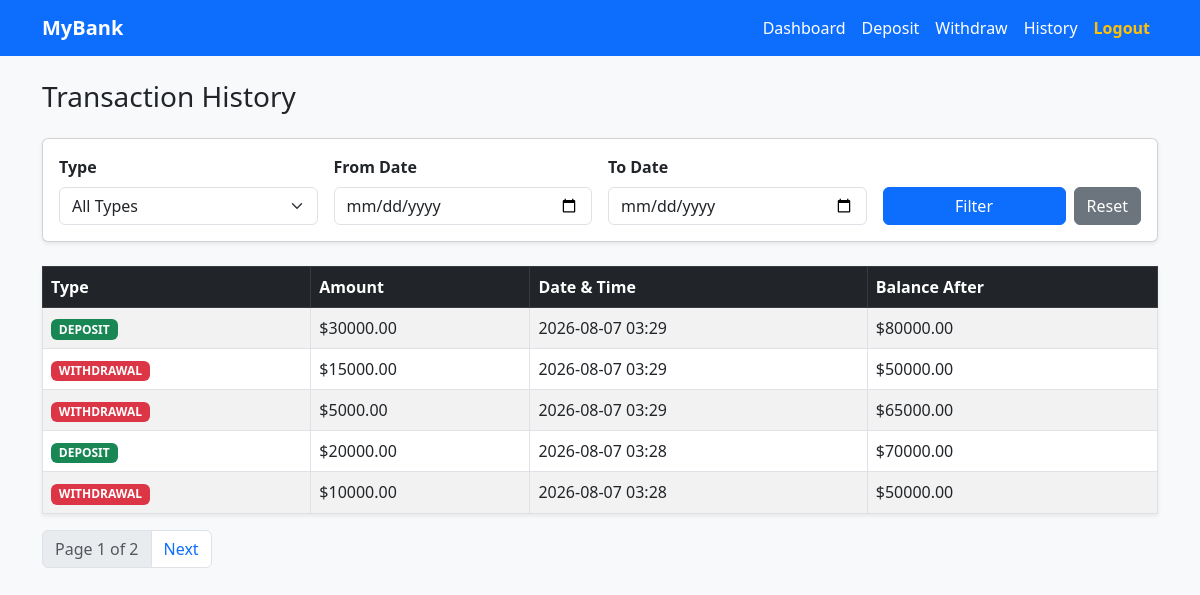
Screenshot of /transactions/ (signed in) with the database file from the repository.
### accounts/models.py (models this page shows, shortened)
class Transaction(models.Model):
    TRANSACTION_TYPES = (
        ('DEPOSIT', 'Deposit'),
        ('WITHDRAWAL', 'Withdrawal'),
    )
    account = models.ForeignKey(BankAccount, on_delete=models.CASCADE, related_name='transactions')
    transaction_type = models.CharField(max_length=10, choices=TRANSACTION_TYPES)
    amount = models.DecimalField(max_digits=12, decimal_places=2)
    timestamp = models.DateTimeField(auto_now_add=True)
    balance_after_transaction = models.DecimalField(max_digits=12, decimal_places=2)
    class Meta:
        ordering = ['-timestamp'] # Newest first

### accounts/views.py (the view)
# urls.py: path('transactions/', views.transaction_history_view, name='transactions'),
@login_required
def transaction_history_view(request):
    account = request.user.account
    transactions = account.transactions.all()
    tx_type = request.GET.get('type', '').strip()
    start_date = request.GET.get('start_date', '').strip()
    end_date = request.GET.get('end_date', '').strip()
    if tx_type:
        transactions = transactions.filter(transaction_type=tx_type)
    if start_date and end_date:
        transactions = transactions.filter(timestamp__date__range=[start_date, end_date])
    elif start_date:
        transactions = transactions.filter(timestamp__date=start_date)
    elif end_date:
        transactions = transactions.filter(timestamp__date=end_date)
    paginator = Paginator(transactions, 5)
    page_obj = paginator.get_page(request.GET.get('page'))
    return render(request, 'accounts/transactions.html', {
        'page_obj': page_obj,
        'selected_type': tx_type,
        'start_date': start_date,
        'end_date': end_date,
    })

### accounts/templates/accounts/transactions.html (shortened to what this page needs)
{% extends 'accounts/base.html' %}
{% block content %}
<h3 class="mb-4">Transaction History</h3>
<div class="card p-3 mb-4 shadow-sm bg-white">
    <form method="GET" class="row g-3 align-items-end">
        <div class="col-md-3">
            <label class="form-label fw-bold">Type</label>
            <select name="type" class="form-select">
                <option value="">All Types</option>
            </select>
        </div>
        <div class="col-md-3">
            <label class="form-label fw-bold">From Date</label>
            <input type="date" name="start_date" value="{{ start_date }}" class="form-control">
        </div>
        <div class="col-md-3">
            <label class="form-label fw-bold">To Date</label>
            <input type="date" name="end_date" value="{{ end_date }}" class="form-control">
        </div>
        <div class="col-md-3 d-flex gap-2">
            <button type="submit" class="btn btn-primary w-100">Filter</button>
            <a href="{% url 'transactions' %}" class="btn btn-secondary">Reset</a>
        </div>
    </form>
</div>
<table class="table table-striped table-bordered bg-white shadow-sm">
    <thead class="table-dark">
        <tr>
            <th>Type</th>
            <th>Amount</th>
            <th>Date & Time</th>
            <th>Balance After</th>
        </tr>
    </thead>
    <tbody>
        {% for tx in page_obj %}
        <tr>
            <td>
                {% if tx.transaction_type == 'DEPOSIT' %}
                    <span class="badge bg-success">DEPOSIT</span>
                {% else %}
                    <span class="badge bg-danger">WITHDRAWAL</span>
                {% endif %}
            </td>
            <td>${{ tx.amount }}</td>
            <td>{{ tx.timestamp|date:"Y-m-d H:i" }}</td>
            <td>${{ tx.balance_after_transaction }}</td>
        </tr>
        {% empty %}
        <tr>
            <td colspan="4" class="text-center text-muted">No transactions found.</td>
        </tr>
        {% endfor %}
    </tbody>
</table>
<nav>
    <ul class="pagination">
        <li class="page-item disabled"><a class="page-link">Page {{ page_obj.number }} of {{ page_obj.paginator.num_pages }}</a></li>
        {% if page_obj.has_next %}
            <li class="page-item"><a class="page-link" href="?page={{ page_obj.next_page_number }}&type={{ selected_type }}&start_date={{ start_date }}&end_date={{ end_date }}">Next</a></li>
        {% endif %}
    </ul>
</nav>
{% endblock %}

### rows the page displays
Transaction: transaction_type "DEPOSIT", amount "30000.00", timestamp "2026-08-07 03:29", balance_after_transaction "80000.00"
Transaction: transaction_type "WITHDRAWAL", amount "15000.00", timestamp "2026-08-07 03:29", balance_after_transaction "50000.00"
Transaction: transaction_type "WITHDRAWAL", amount "5000.00", timestamp "2026-08-07 03:29", balance_after_transaction "65000.00"
Transaction: transaction_type "DEPOSIT", amount "20000.00", timestamp "2026-08-07 03:28", balance_after_transaction "70000.00"
Transaction: transaction_type "WITHDRAWAL", amount "10000.00", timestamp "2026-08-07 03:28", balance_after_transaction "50000.00"

### other values shown
{{ page_obj.number }} "1"
{{ page_obj.paginator.num_pages }} "2"
